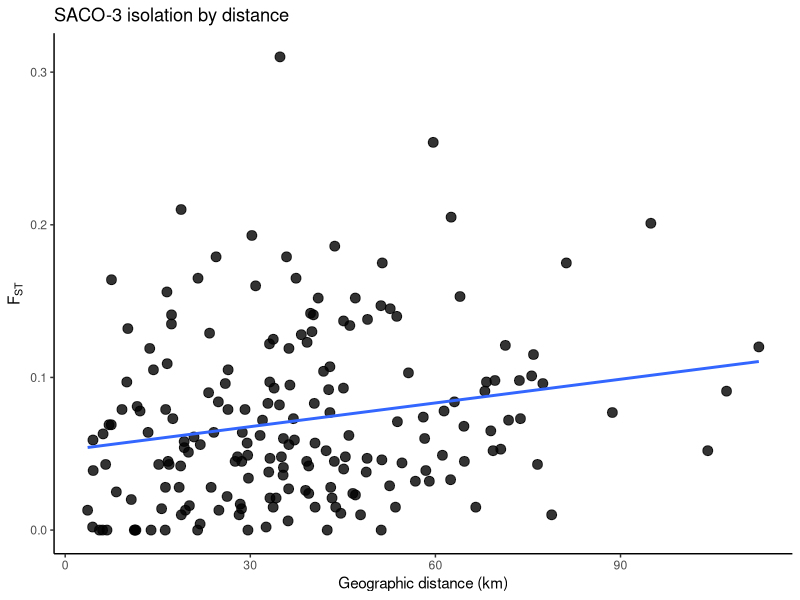
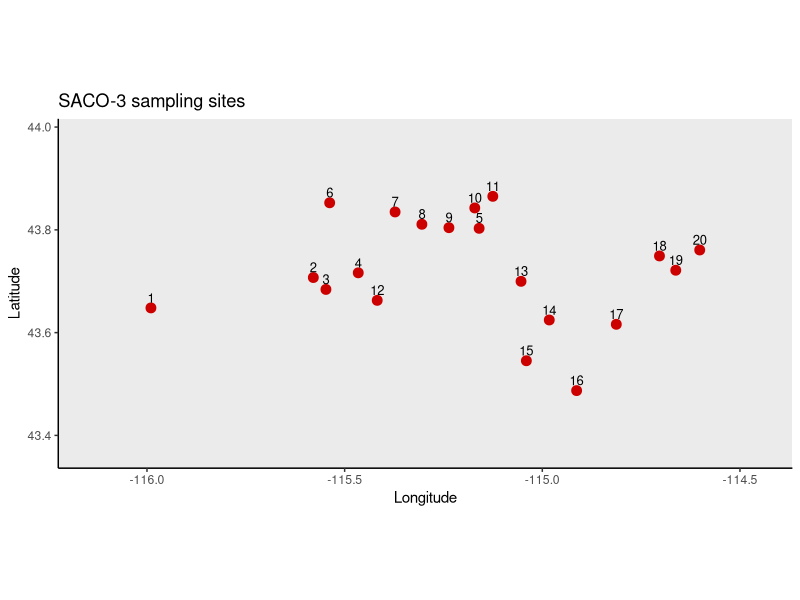

The R script that drew these images, in order: (Note: this script raises an error after producing the figures.)
# -----------------------------
# SACO-3 Bull trout (Salvelinus confluentus)
# Whiteley et al. 2006
# Boise River basin, Idaho
#
# NOTE:
# The published pairwise FST table (Table 4) provides a complete
# symmetric reconstruction for samples 1–20, but the values linking
# sample 21 (West Fork Big Smoky Creek) to the other sites are not
# fully reported in the printed upper triangle. To avoid inventing
# values, this workflow uses samples 1–20 only.
# -----------------------------

library(geosphere)
library(ggplot2)
library(maps)

# -----------------------------
# 1) sites
# feature-anchor coordinates from named streams and the site map
# in Whiteley et al. (2006), ordered to match Table 1 / Table 4
# -----------------------------
SACO_3_sites <- data.frame(
  site = 1:20,
  stream = c(
    "Mores Creek",
    "Sheep Creek",
    "East Fork Sheep Creek",
    "Roaring River",
    "Yuba River",
    "Crooked River",
    "Bear Creek and River",
    "Lodgepole Creek",
    "Johnson Creek (North Fork)",
    "Ballentyne Creek",
    "McLeod Creek",
    "Rattlesnake Creek",
    "Elk Creek",
    "Skeleton Creek",
    "Boardman Creek",
    "Smoky Dome Creek",
    "Emma Creek",
    "Johnson Creek (South Fork)",
    "Big Smoky Creek",
    "Upper Big Smoky Creek"
  ),
  lat = c(
    43.64810,  # 1  Mores Creek
    43.70720,  # 2  Sheep Creek
    43.68406,  # 3  East Fork Sheep Creek
    43.71639,  # 4  Roaring River
    43.80296,  # 5  Yuba River
    43.85267,  # 6  Crooked River
    43.83480,  # 7  Bear Creek and River
    43.81080,  # 8  Lodgepole Creek
    43.80420,  # 9  Johnson Creek (North Fork)
    43.84260,  # 10 Ballentyne Creek
    43.86520,  # 11 McLeod Creek
    43.66280,  # 12 Rattlesnake Creek
    43.69980,  # 13 Elk Creek
    43.62460,  # 14 Skeleton Creek
    43.54530,  # 15 Boardman Creek
    43.48720,  # 16 Smoky Dome Creek
    43.61620,  # 17 Emma Creek
    43.74920,  # 18 Johnson Creek (South Fork)
    43.72140,  # 19 Big Smoky Creek
    43.76080   # 20 Upper Big Smoky Creek
  ),
  lon = c(
    -115.99000, # 1
    -115.57920, # 2
    -115.54732, # 3
    -115.46556, # 4
    -115.15980, # 5
    -115.53788, # 6
    -115.37240, # 7
    -115.30460, # 8
    -115.23620, # 9
    -115.17080, # 10
    -115.12520, # 11
    -115.41760, # 12
    -115.05380, # 13
    -114.98240, # 14
    -115.04030, # 15
    -114.91320, # 16
    -114.81280, # 17
    -114.70360, # 18
    -114.66240, # 19
    -114.60180  # 20
  )
)

# -----------------------------
# 2) pairwise FST matrix
# Table 4, above diagonal only, samples 1–20
# negative FST values are retained initially then set to 0
# -----------------------------
SACO_3_fst <- matrix(0, nrow = 20, ncol = 20)
rownames(SACO_3_fst) <- colnames(SACO_3_fst) <- 1:20

# row 1
SACO_3_fst[1,2]  <- 0.125
SACO_3_fst[1,3]  <- 0.179
SACO_3_fst[1,4]  <- 0.077
SACO_3_fst[1,5]  <- 0.065
SACO_3_fst[1,6]  <- 0.107
SACO_3_fst[1,7]  <- 0.071
SACO_3_fst[1,8]  <- 0.074
SACO_3_fst[1,9]  <- 0.084
SACO_3_fst[1,10] <- 0.052
SACO_3_fst[1,11] <- 0.098
SACO_3_fst[1,12] <- 0.134
SACO_3_fst[1,13] <- 0.101
SACO_3_fst[1,14] <- 0.175
SACO_3_fst[1,15] <- 0.096
SACO_3_fst[1,16] <- 0.077
SACO_3_fst[1,17] <- 0.201
SACO_3_fst[1,18] <- 0.052
SACO_3_fst[1,19] <- 0.091
SACO_3_fst[1,20] <- 0.120

# row 2
SACO_3_fst[2,3]  <- 0.013
SACO_3_fst[2,4]  <- 0.079
SACO_3_fst[2,5]  <- 0.060
SACO_3_fst[2,6]  <- 0.109
SACO_3_fst[2,7]  <- 0.004
SACO_3_fst[2,8]  <- 0.013
SACO_3_fst[2,9]  <- -0.012
SACO_3_fst[2,10] <- 0.006
SACO_3_fst[2,11] <- 0.015
SACO_3_fst[2,12] <- -0.006
SACO_3_fst[2,13] <- 0.052
SACO_3_fst[2,14] <- 0.047
SACO_3_fst[2,15] <- 0.152
SACO_3_fst[2,16] <- 0.032
SACO_3_fst[2,17] <- 0.205
SACO_3_fst[2,18] <- 0.053
SACO_3_fst[2,19] <- 0.073
SACO_3_fst[2,20] <- 0.010

# row 3
SACO_3_fst[3,4]  <- 0.164
SACO_3_fst[3,5]  <- 0.093
SACO_3_fst[3,6]  <- 0.210
SACO_3_fst[3,7]  <- 0.056
SACO_3_fst[3,8]  <- 0.064
SACO_3_fst[3,9]  <- 0.017
SACO_3_fst[3,10] <- 0.048
SACO_3_fst[3,11] <- 0.024
SACO_3_fst[3,12] <- 0.020
SACO_3_fst[3,13] <- 0.142
SACO_3_fst[3,14] <- 0.062
SACO_3_fst[3,15] <- 0.186
SACO_3_fst[3,16] <- 0.103
SACO_3_fst[3,17] <- 0.254
SACO_3_fst[3,18] <- 0.097
SACO_3_fst[3,19] <- 0.121
SACO_3_fst[3,20] <- 0.043

# row 4
SACO_3_fst[4,5]  <- 0.105
SACO_3_fst[4,6]  <- 0.028
SACO_3_fst[4,7]  <- 0.043
SACO_3_fst[4,8]  <- 0.045
SACO_3_fst[4,9]  <- 0.061
SACO_3_fst[4,10] <- 0.045
SACO_3_fst[4,11] <- 0.072
SACO_3_fst[4,12] <- 0.069
SACO_3_fst[4,13] <- 0.021
SACO_3_fst[4,14] <- 0.141
SACO_3_fst[4,15] <- 0.123
SACO_3_fst[4,16] <- 0.046
SACO_3_fst[4,17] <- 0.140
SACO_3_fst[4,18] <- 0.078
SACO_3_fst[4,19] <- 0.068
SACO_3_fst[4,20] <- 0.098

# row 5
SACO_3_fst[5,6]  <- 0.160
SACO_3_fst[5,7]  <- 0.073
SACO_3_fst[5,8]  <- 0.081
SACO_3_fst[5,9]  <- 0.063
SACO_3_fst[5,10] <- 0.059
SACO_3_fst[5,11] <- 0.069
SACO_3_fst[5,12] <- 0.096
SACO_3_fst[5,13] <- 0.105
SACO_3_fst[5,14] <- 0.179
SACO_3_fst[5,15] <- 0.193
SACO_3_fst[5,16] <- 0.083
SACO_3_fst[5,17] <- 0.310
SACO_3_fst[5,18] <- 0.059
SACO_3_fst[5,19] <- 0.152
SACO_3_fst[5,20] <- 0.093

# row 6
SACO_3_fst[6,7]  <- 0.064
SACO_3_fst[6,8]  <- 0.054
SACO_3_fst[6,9]  <- 0.084
SACO_3_fst[6,10] <- 0.057
SACO_3_fst[6,11] <- 0.097
SACO_3_fst[6,12] <- 0.090
SACO_3_fst[6,13] <- -0.014
SACO_3_fst[6,14] <- 0.175
SACO_3_fst[6,15] <- 0.145
SACO_3_fst[6,16] <- 0.045
SACO_3_fst[6,17] <- 0.153
SACO_3_fst[6,18] <- 0.091
SACO_3_fst[6,19] <- 0.072
SACO_3_fst[6,20] <- 0.115

# row 7
SACO_3_fst[7,8]  <- -0.012
SACO_3_fst[7,9]  <- -0.011
SACO_3_fst[7,10] <- -0.014
SACO_3_fst[7,11] <- 0.016
SACO_3_fst[7,12] <- 0.013
SACO_3_fst[7,13] <- 0.034
SACO_3_fst[7,14] <- 0.045
SACO_3_fst[7,15] <- 0.104
SACO_3_fst[7,16] <- 0.015
SACO_3_fst[7,17] <- 0.147
SACO_3_fst[7,18] <- 0.044
SACO_3_fst[7,19] <- 0.039
SACO_3_fst[7,20] <- 0.033

# row 8
SACO_3_fst[8,9]  <- -0.013
SACO_3_fst[8,10] <- -0.018
SACO_3_fst[8,11] <- 0.014
SACO_3_fst[8,12] <- 0.010
SACO_3_fst[8,13] <- 0.028
SACO_3_fst[8,14] <- 0.047
SACO_3_fst[8,15] <- 0.095
SACO_3_fst[8,16] <- 0.010
SACO_3_fst[8,17] <- 0.137
SACO_3_fst[8,18] <- 0.038
SACO_3_fst[8,19] <- 0.029
SACO_3_fst[8,20] <- 0.032

# row 9
SACO_3_fst[9,10] <- -0.020
SACO_3_fst[9,11] <- -0.003
SACO_3_fst[9,12] <- -0.014
SACO_3_fst[9,13] <- 0.042
SACO_3_fst[9,14] <- 0.014
SACO_3_fst[9,15] <- 0.083
SACO_3_fst[9,16] <- 0.015
SACO_3_fst[9,17] <- 0.130
SACO_3_fst[9,18] <- 0.021
SACO_3_fst[9,19] <- 0.023
SACO_3_fst[9,20] <- -0.005

# row 10
SACO_3_fst[10,11] <- 0.002
SACO_3_fst[10,12] <- 0.010
SACO_3_fst[10,13] <- 0.028
SACO_3_fst[10,14] <- 0.045
SACO_3_fst[10,15] <- 0.082
SACO_3_fst[10,16] <- 0.011
SACO_3_fst[10,17] <- 0.128
SACO_3_fst[10,18] <- 0.026
SACO_3_fst[10,19] <- 0.028
SACO_3_fst[10,20] <- 0.024

# row 11
SACO_3_fst[11,12] <- 0.002
SACO_3_fst[11,13] <- 0.058
SACO_3_fst[11,14] <- 0.079
SACO_3_fst[11,15] <- 0.119
SACO_3_fst[11,16] <- 0.048
SACO_3_fst[11,17] <- 0.165
SACO_3_fst[11,18] <- 0.056
SACO_3_fst[11,19] <- 0.057
SACO_3_fst[11,20] <- 0.045

# row 12
SACO_3_fst[12,13] <- 0.049
SACO_3_fst[12,14] <- 0.036
SACO_3_fst[12,15] <- 0.122
SACO_3_fst[12,16] <- 0.040
SACO_3_fst[12,17] <- 0.138
SACO_3_fst[12,18] <- 0.060
SACO_3_fst[12,19] <- 0.049
SACO_3_fst[12,20] <- 0.015

# row 13
SACO_3_fst[13,14] <- 0.132
SACO_3_fst[13,15] <- 0.141
SACO_3_fst[13,16] <- 0.022
SACO_3_fst[13,17] <- 0.165
SACO_3_fst[13,18] <- 0.064
SACO_3_fst[13,19] <- 0.062
SACO_3_fst[13,20] <- 0.073

# row 14
SACO_3_fst[14,15] <- 0.097
SACO_3_fst[14,16] <- 0.079
SACO_3_fst[14,17] <- 0.119
SACO_3_fst[14,18] <- 0.079
SACO_3_fst[14,19] <- 0.048
SACO_3_fst[14,20] <- 0.021

# row 15
SACO_3_fst[15,16] <- 0.078
SACO_3_fst[15,17] <- 0.051
SACO_3_fst[15,18] <- 0.041
SACO_3_fst[15,19] <- 0.027
SACO_3_fst[15,20] <- 0.092

# row 16
SACO_3_fst[16,17] <- 0.156
SACO_3_fst[16,18] <- 0.015
SACO_3_fst[16,19] <- 0.038
SACO_3_fst[16,20] <- 0.042

# row 17
SACO_3_fst[17,18] <- 0.135
SACO_3_fst[17,19] <- 0.043
SACO_3_fst[17,20] <- 0.129

# row 18
SACO_3_fst[18,19] <- 0.039
SACO_3_fst[18,20] <- 0.025

# row 19
SACO_3_fst[19,20] <- 0.043

# make symmetric and clean
SACO_3_fst[lower.tri(SACO_3_fst)] <- t(SACO_3_fst)[lower.tri(SACO_3_fst)]
SACO_3_fst[SACO_3_fst < 0] <- 0
diag(SACO_3_fst) <- 0

# -----------------------------
# 3) geographic distances (km)
# -----------------------------
coords <- SACO_3_sites[, c("lon", "lat")]
geo_dist_km <- geosphere::distm(coords, fun = geosphere::distHaversine) / 1000
rownames(geo_dist_km) <- colnames(geo_dist_km) <- SACO_3_sites$site

# -----------------------------
# 4) IBD dataframe
# -----------------------------
ibd_df <- data.frame(
  site1   = rownames(SACO_3_fst)[row(SACO_3_fst)[upper.tri(SACO_3_fst)]],
  site2   = colnames(SACO_3_fst)[col(SACO_3_fst)[upper.tri(SACO_3_fst)]],
  fst     = SACO_3_fst[upper.tri(SACO_3_fst)],
  dist_km = geo_dist_km[upper.tri(geo_dist_km)]
)

# -----------------------------
# 5) map of sampling sites
# -----------------------------
world_map <- map_data("world")
usa_map   <- subset(world_map, region == "USA")

map_df <- SACO_3_sites
map_df$label <- as.character(map_df$site)

p_map <- ggplot() +
  geom_polygon(
    data = usa_map,
    aes(x = long, y = lat, group = group),
    fill = "grey92",
    color = "grey55",
    linewidth = 0.2
  ) +
  geom_point(
    data = map_df,
    aes(x = lon, y = lat),
    color = "red3",
    size = 3
  ) +
  geom_text(
    data = map_df,
    aes(x = lon, y = lat, label = label),
    nudge_y = 0.02,
    size = 3.3
  ) +
  coord_fixed(
    ratio = 1.3,
    xlim = range(map_df$lon) + c(-0.15, 0.15),
    ylim = range(map_df$lat) + c(-0.12, 0.12)
  ) +
  theme_classic() +
  labs(
    x = "Longitude",
    y = "Latitude",
    title = "SACO-3 sampling sites"
  )

# -----------------------------
# 6) IBD plot
# -----------------------------
p_ibd <- ggplot(ibd_df, aes(x = dist_km, y = fst)) +
  geom_point(size = 3, alpha = 0.8) +
  geom_smooth(method = "lm", se = FALSE) +
  theme_classic() +
  labs(
    x = "Geographic distance (km)",
    y = expression(F[ST]),
    title = "SACO-3 isolation by distance"
  )

# -----------------------------
# 7) save RData
# -----------------------------
save(
  SACO_3_fst,
  SACO_3_sites,
  file = "/Users/johnmccall/Library/CloudStorage/OneDrive-TheOhioStateUniversity/Spring_2026/Landgen_DGS/DGS-Patterns-of-Fish-Diversity/DGS-Patterns-of-Fish-Diversity/Objective 2/Data/SACO-3/data/SACO-3.RData"
)

# -----------------------------
# 8) print outputs
# -----------------------------
print(SACO_3_sites)
print(round(SACO_3_fst, 4))
print(head(ibd_df))
print(p_map)
print(p_ibd)
